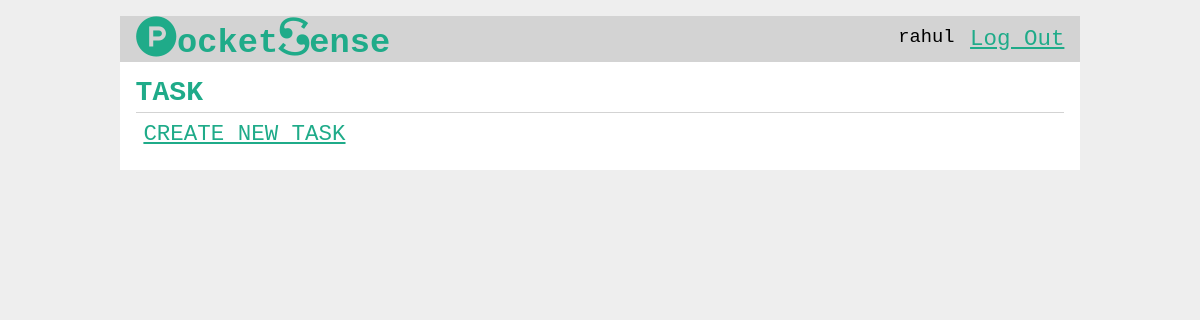
Page /task/2/display (signed in) on the earlier database version.
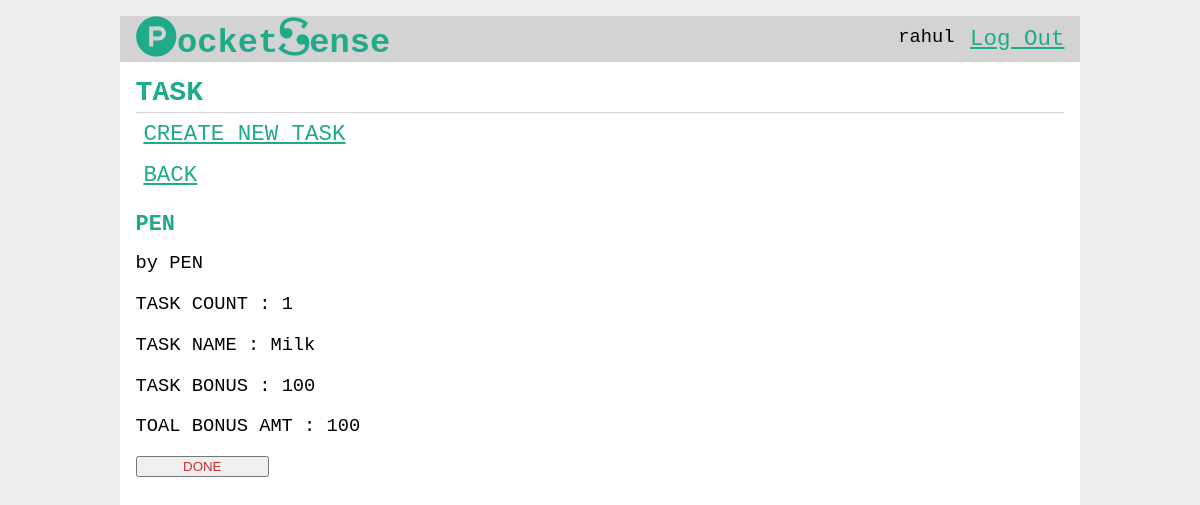
Same page on the later database version.
### tables this page shows
CREATE TABLE goal(
	goal_id INTEGER PRIMARY KEY AUTOINCREMENT,
	author_id INTEGER ,
	task_author INTEGER,

	goal_name TEXT UNIQUE ,
	income_amt INTEGER ,
	goal_amt INTEGER ,
	goal_saving INTEGER,

	fix_saving_amt INTEGER,
	saving_amt INTEGER ,
	emergency_amt INTEGER ,
	
	bonus INTEGER ,
    time_left INTEGER ,
	personal_amt INTEGER ,
	counter INTEGER,

	created TIMESTAMP DEFAULT CURRENT_TIMESTAMP,


	task_name  TEXT,

	task_amt INTEGER,
	task_count INTEGER,
	
	FOREIGN KEY (author_id) REFERENCES child (child_id),
	
	FOREIGN KEY (task_author) REFERENCES parent (parent_id)

);

### fin/task.py (the view)
@bp.route('/<int:id>/display' ,  methods = ('GET' , 'POST'))
@parent_login_required
def display(id):
    goal = get_goal(id)
    db = get_db()
    error = None
    goals = db.execute(
            'SELECT go.goal_id , task_name , task_amt , task_count , task_author , goal_name , author_id , c.child_id , bonus'
            ' FROM goal go JOIN child c ON go.author_id = c.child_id'
            ' WHERE go.goal_id = ?',
            (id , )
            ).fetchall()
    db.commit()
    if error is not None:
        flash(error)
    if goals is None:
        error = "NOT RIGHT"
    return render_template('task/display.html' , goals=goals)

### fin/auth.py (called while the page is built)
@bp.before_app_request
def load_logged_in_parent():
    parent_id = session.get('parent_id')
    if parent_id is None:
        g.parent = None
    else:
        g.parent = get_db().execute(
            'SELECT * FROM parent WHERE parent_id = ?', (parent_id,)
        ).fetchone()

def parent_login_required(view):
    @functools.wraps(view)
    def wrapped_view(**kwargs):
        if g.parent is None:
            return redirect(url_for('auth.parent_login'))
        return view(**kwargs)
    return wrapped_view

@bp.before_app_request
def load_logged_in_child():
    child_id = session.get('child_id')
    if child_id is None:
        g.child = None
    else:
        g.child = get_db().execute(
            'SELECT * FROM child WHERE child_id = ?', (child_id,)
        ).fetchone()

### fin/db.py (called while the page is built)
def get_db():
	if 'db' not in g:
		g.db = sqlite3.connect( current_app.config['DATABASE'] , detect_types=sqlite3.PARSE_DECLTYPES)
		g.db.row_factory = sqlite3.Row
	return g.db

### fin/templates/task/display.html (shortened to what this page needs)
{% extends 'base.html' %}
{% block header %}
  <h1>{% block title %}TASK{% endblock %}</h1>
{% endblock %}
{% block content %}
  {% for goal in goals%}
    <article class="x">
      <header>
        <div>
          <a class="action" href="{{ url_for('task.create' , id=goal['goal_id']) }}">CREATE NEW TASK</a>
          {% if goal['task_amt'] != 0 %}
          <a class="action" href="{{ url_for('task.index')}}">BACK</a>
          <h1>{{ goal['goal_name'] }}</h1>
            <div class="about">by {{ goal['goal_name'] }}  </div>
      </header>
      <p class="body">TASK COUNT : {{ goal['task_count'] }}</p>
      <p class="body">TASK NAME : {{ goal['task_name'] }}</p>
      <p class="body">TASK BONUS  : {{ goal['task_amt'] }}</p>
      <p class="body">TOAL BONUS AMT  : {{ goal['bonus'] }}</p>
      <form action="{{ url_for('task.count', id=goal['goal_id']) }}" method="post">
    <input class="danger" type="submit" value="DONE" onclick="return confirm('Are you sure?');">
  </form>
  {% endif %}
    </article>
  {% endfor %}
{% endblock %}

Differences in the rows shown:
added goal: goal_name "PEN", task_count "1", task_name "Milk", task_amt "100", bonus "100"
